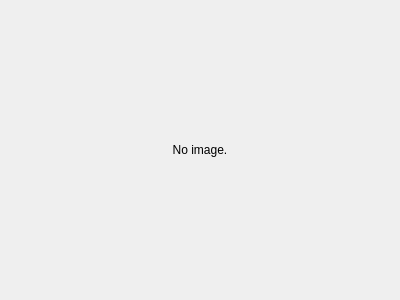
<?xml version="1.0" encoding="UTF-8"?>
<ui version="4.0">
 <class>imageWindow</class>
 <widget class="QDialog" name="imageWindow">
  <property name="geometry">
   <rect>
    <x>0</x>
    <y>0</y>
    <width>400</width>
    <height>300</height>
   </rect>
  </property>
  <property name="windowTitle">
   <string>Dialog</string>
  </property>
  <layout class="QGridLayout" name="gridLayout">
   <item row="0" column="0">
    <widget class="QLabel" name="imageLabel">
     <property name="text">
      <string>No image.</string>
     </property>
     <property name="alignment">
      <set>Qt::AlignCenter</set>
     </property>
    </widget>
   </item>
  </layout>
 </widget>
 <resources/>
 <connections/>
</ui>
